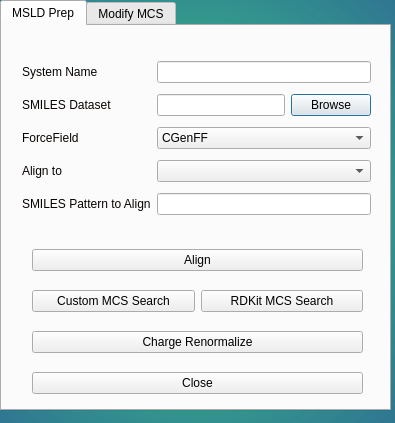
<?xml version="1.0" encoding="UTF-8"?>
<ui version="4.0">
 <class>Main</class>
 <widget class="QDialog" name="Main">
  <property name="geometry">
   <rect>
    <x>0</x>
    <y>0</y>
    <width>395</width>
    <height>423</height>
   </rect>
  </property>
  <property name="windowTitle">
   <string>MSLD Prep</string>
  </property>
  <property name="styleSheet">
   <string notr="true">QWidget#Main{background-color:qradialgradient(spread:pad, cx:0.5, cy:0.5, radius:1.239, fx:0.5, fy:0.5, stop:0 rgba(37, 225, 116, 159), stop:0.790323 rgba(47, 90, 151, 255));}</string>
  </property>
  <widget class="QTabWidget" name="tabWidget">
   <property name="geometry">
    <rect>
     <x>0</x>
     <y>0</y>
     <width>391</width>
     <height>411</height>
    </rect>
   </property>
   <property name="layoutDirection">
    <enum>Qt::LeftToRight</enum>
   </property>
   <property name="styleSheet">
    <string notr="true">QWidgets#tabWidget{background-color:qradialgradient(spread:pad, cx:0.5, cy:0.5, radius:1.239, fx:0.5, fy:0.5, stop:0 rgba(37, 225, 116, 159), stop:0.790323 rgba(47, 90, 151, 255));}</string>
   </property>
   <property name="tabPosition">
    <enum>QTabWidget::North</enum>
   </property>
   <property name="currentIndex">
    <number>0</number>
   </property>
   <widget class="QWidget" name="tab">
    <attribute name="title">
     <string>MSLD Prep</string>
    </attribute>
    <widget class="QWidget" name="gridLayoutWidget">
     <property name="geometry">
      <rect>
       <x>20</x>
       <y>30</y>
       <width>349</width>
       <height>164</height>
      </rect>
     </property>
     <layout class="QGridLayout" name="gridLayout">
      <item row="3" column="0">
       <widget class="QLabel" name="label_3">
        <property name="styleSheet">
         <string notr="true">color:rgb(7, 3, 1); font: 14pt &quot;Arial&quot;;</string>
        </property>
        <property name="text">
         <string>ForceField</string>
        </property>
       </widget>
      </item>
      <item row="0" column="1" colspan="2">
       <widget class="QLineEdit" name="input_sysname"/>
      </item>
      <item row="4" column="1" colspan="2">
       <widget class="QComboBox" name="input_objecttoalign"/>
      </item>
      <item row="5" column="1" colspan="2">
       <widget class="QLineEdit" name="input_patterntoalign"/>
      </item>
      <item row="2" column="2">
       <widget class="QPushButton" name="button_browse">
        <property name="text">
         <string>Browse</string>
        </property>
       </widget>
      </item>
      <item row="2" column="0">
       <widget class="QLabel" name="label_2">
        <property name="styleSheet">
         <string notr="true">color:rgb(7, 3, 1); font: 14pt &quot;Arial&quot;;</string>
        </property>
        <property name="text">
         <string>SMILES Dataset</string>
        </property>
       </widget>
      </item>
      <item row="3" column="1" colspan="2">
       <widget class="QComboBox" name="input_forcefield">
        <item>
         <property name="text">
          <string>CGenFF</string>
         </property>
        </item>
        <item>
         <property name="text">
          <string>GAFF</string>
         </property>
        </item>
       </widget>
      </item>
      <item row="5" column="0">
       <widget class="QLabel" name="label_5">
        <property name="styleSheet">
         <string notr="true">color:rgb(7, 3, 1); font: 14pt &quot;Arial&quot;;</string>
        </property>
        <property name="text">
         <string>SMILES Pattern to Align</string>
        </property>
       </widget>
      </item>
      <item row="2" column="1">
       <widget class="QLineEdit" name="input_dataset"/>
      </item>
      <item row="4" column="0">
       <widget class="QLabel" name="label_4">
        <property name="styleSheet">
         <string notr="true">color:rgb(7, 3, 1); font: 14pt &quot;Arial&quot;;</string>
        </property>
        <property name="text">
         <string>Align to</string>
        </property>
       </widget>
      </item>
      <item row="0" column="0">
       <widget class="QLabel" name="label">
        <property name="styleSheet">
         <string notr="true">color:rgb(7, 3, 1); font: 14pt &quot;Arial&quot;;</string>
        </property>
        <property name="text">
         <string>System Name</string>
        </property>
       </widget>
      </item>
     </layout>
    </widget>
    <widget class="QWidget" name="verticalLayoutWidget">
     <property name="geometry">
      <rect>
       <x>30</x>
       <y>210</y>
       <width>331</width>
       <height>172</height>
      </rect>
     </property>
     <layout class="QVBoxLayout" name="verticalLayout">
      <item>
       <widget class="QPushButton" name="button_align">
        <property name="text">
         <string>Align</string>
        </property>
       </widget>
      </item>
      <item>
       <layout class="QHBoxLayout" name="horizontalLayout_3">
        <item>
         <layout class="QGridLayout" name="gridLayout_5">
          <item row="0" column="0">
           <widget class="QPushButton" name="button_mcss">
            <property name="text">
             <string>Custom MCS Search</string>
            </property>
           </widget>
          </item>
          <item row="0" column="1">
           <widget class="QPushButton" name="button_rdkitmcss">
            <property name="text">
             <string>RDKit MCS Search</string>
            </property>
           </widget>
          </item>
         </layout>
        </item>
       </layout>
      </item>
      <item>
       <widget class="QPushButton" name="button_crn">
        <property name="text">
         <string>Charge Renormalize</string>
        </property>
       </widget>
      </item>
      <item>
       <layout class="QHBoxLayout" name="horizontalLayout_2">
        <item>
         <widget class="QPushButton" name="button_close">
          <property name="text">
           <string>Close</string>
          </property>
         </widget>
        </item>
       </layout>
      </item>
     </layout>
    </widget>
   </widget>
   <widget class="QWidget" name="tab_2">
    <attribute name="title">
     <string>Modify MCS</string>
    </attribute>
    <widget class="QWidget" name="gridLayoutWidget_2">
     <property name="geometry">
      <rect>
       <x>10</x>
       <y>10</y>
       <width>372</width>
       <height>171</height>
      </rect>
     </property>
     <layout class="QGridLayout" name="gridLayout_2">
      <item row="2" column="0" colspan="2">
       <widget class="QPushButton" name="button_moveselected">
        <property name="text">
         <string>Move Selected Core Atom to Nearest Site</string>
        </property>
       </widget>
      </item>
      <item row="3" column="0" colspan="2">
       <widget class="QPushButton" name="button_undomove">
        <property name="text">
         <string>Undo</string>
        </property>
       </widget>
      </item>
      <item row="0" column="0" colspan="2">
       <widget class="QLabel" name="label_6">
        <property name="styleSheet">
         <string notr="true">color:rgb(7, 3, 1); font: 18pt &quot;Arial&quot;;</string>
        </property>
        <property name="text">
         <string>&lt;html&gt;&lt;head/&gt;&lt;body&gt;&lt;p align=&quot;center&quot;&gt;&lt;span style=&quot; font-weight:600;&quot;&gt;Move Core Atom to a Substituent Site&lt;/span&gt;&lt;/p&gt;&lt;/body&gt;&lt;/html&gt;</string>
        </property>
       </widget>
      </item>
      <item row="1" column="1">
       <widget class="QPushButton" name="button_moveselectedtosite">
        <property name="text">
         <string>Move</string>
        </property>
       </widget>
      </item>
      <item row="1" column="0">
       <layout class="QHBoxLayout" name="horizontalLayout_5">
        <item>
         <widget class="QLabel" name="label_10">
          <property name="text">
           <string>Remove selected atom to site #</string>
          </property>
         </widget>
        </item>
        <item>
         <widget class="QLineEdit" name="input_siteselectedtomove"/>
        </item>
       </layout>
      </item>
     </layout>
    </widget>
    <widget class="QTextBrowser" name="display_mcssoutput">
     <property name="geometry">
      <rect>
       <x>10</x>
       <y>221</y>
       <width>371</width>
       <height>161</height>
      </rect>
     </property>
    </widget>
    <widget class="QLabel" name="label_7">
     <property name="geometry">
      <rect>
       <x>10</x>
       <y>200</y>
       <width>121</width>
       <height>21</height>
      </rect>
     </property>
     <property name="styleSheet">
      <string notr="true">color:rgb(7, 3, 1); font: 18pt &quot;Arial&quot;;</string>
     </property>
     <property name="text">
      <string>&lt;html&gt;&lt;head/&gt;&lt;body&gt;&lt;p&gt;&lt;span style=&quot; font-weight:600; font-style:italic;&quot;&gt;MCSS Output:&lt;/span&gt;&lt;/p&gt;&lt;/body&gt;&lt;/html&gt;</string>
     </property>
    </widget>
   </widget>
  </widget>
 </widget>
 <resources/>
 <connections/>
</ui>
